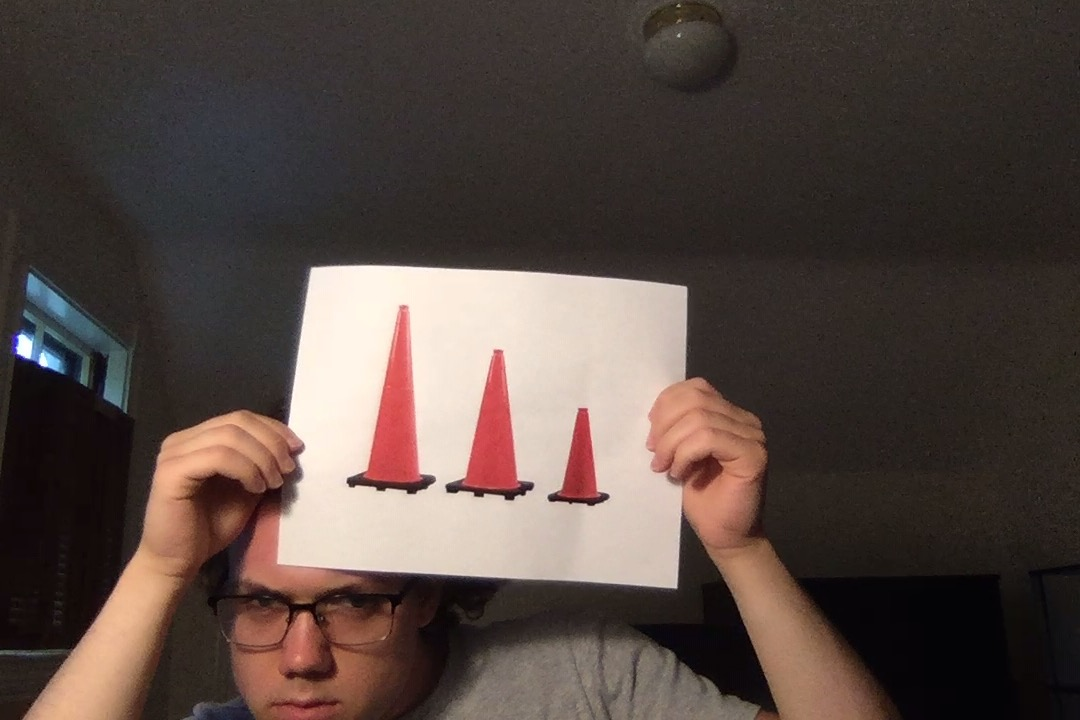
#> input picture images/10.jpg, 1080 x 720 px, found by its file name
$ python single_frame.py
#> lines starting #> are read from the running program, lines starting #| are printed output that depends on the picture; after the words box and inside, x2 and y2 are one past the last pixel; in counts of white or black regions, pixels touching at a corner belong together
import numpy as np
import cv2
import random as rng

rng.seed(12345)
# load a color image
original_img = cv2.imread('/Users/patrickutz/cs-projects/python/traffic-cone-OpenCV-detection/images/10.jpg')
#> original_img is the input picture: shape (720, 1080, 3); mean B, G, R 66, 71.6, 85.4
# color_img = cv2.imread('/Users/patrickutz/cs-projects/python/traffic-cone-OpenCV-detection/images/1.jpg')
cv2.imshow('ImageWindow', original_img)
cv2.waitKey(0)

# convert the image to HSV because easier to represent color in
# HSV as opposed to in BGR
hsv_img = cv2.cvtColor(original_img, cv2.COLOR_BGR2HSV)
#> hsv_img: shape (720, 1080, 3); mean H, S, V 33.6, 65, 86.1

# define range of orange traffic cone color in HSV
lower_orange1 = np.array([0, 135, 135])
lower_orange2 = np.array([15, 255, 255])
upper_orange1 = np.array([159, 135, 80])
upper_orange2 = np.array([179, 255, 255])

# threshold the HSV image to get only bright orange colors
imgThreshLow = cv2.inRange(hsv_img, lower_orange1, lower_orange2)
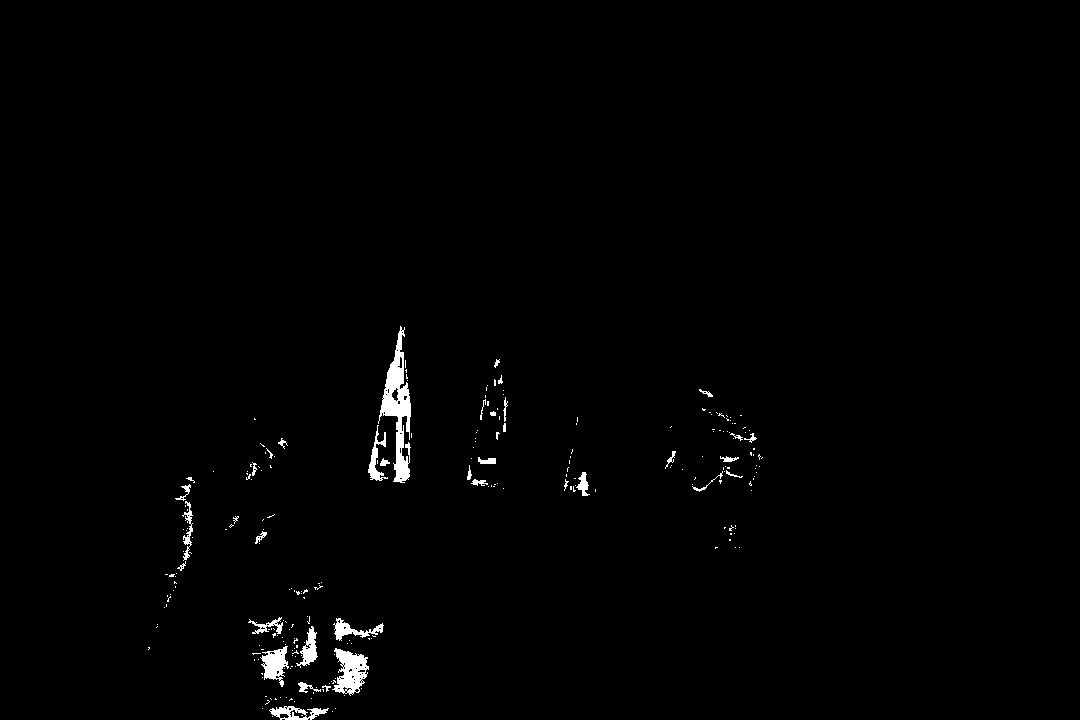
#> imgThreshLow: shape (720, 1080); 0.99% white; 253 white regions (215 under 20 px), largest, box (x1, y1, x2, y2) and area: (378, 326, 411, 483) 2054, (332, 648, 369, 696) 1006, (260, 646, 289, 687) 622
cv2.imshow('imgThreshLow', imgThreshLow)
cv2.waitKey(0)
imgThreshHigh = cv2.inRange(hsv_img, upper_orange1, upper_orange2)
#> imgThreshHigh: shape (720, 1080); 0.9% white; 37 white regions (27 under 20 px), largest, box (x1, y1, x2, y2) and area: (466, 356, 521, 491) 3402, (560, 409, 598, 500) 1638, (375, 413, 398, 483) 1057
cv2.imshow('imgThreshHigh', imgThreshHigh)
cv2.waitKey(0)

# Bitwise-OR low and high threshes
threshed_img = cv2.bitwise_or(imgThreshLow, imgThreshHigh)
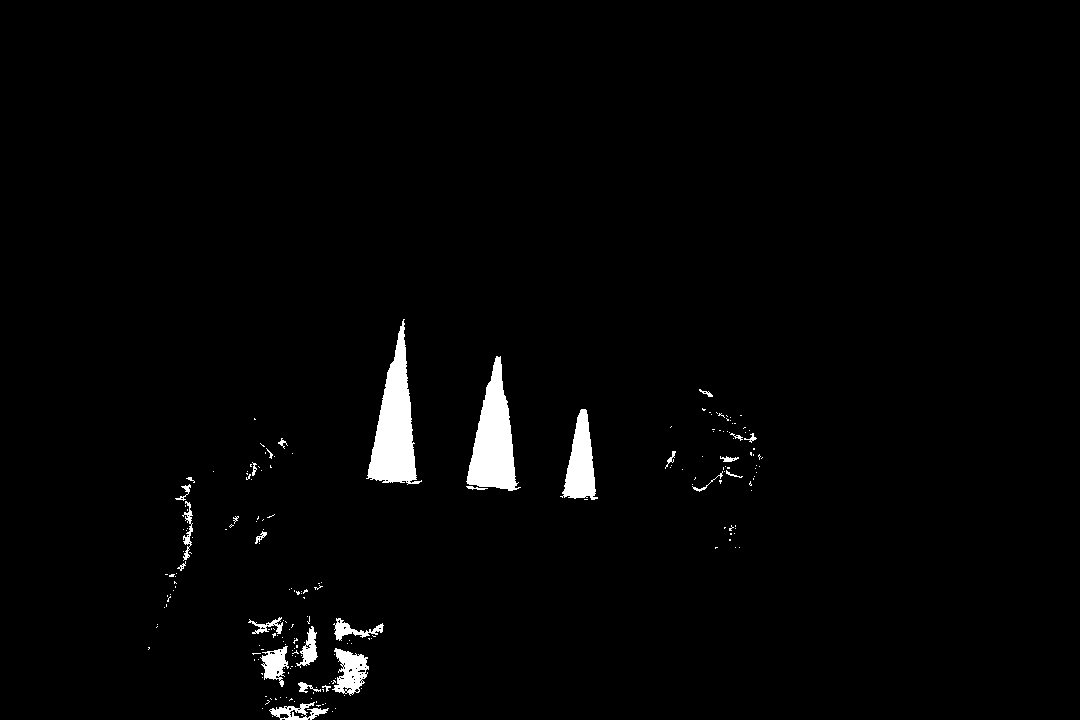
#> threshed_img: shape (720, 1080); 1.9% white; 212 white regions (184 under 20 px), largest, box (x1, y1, x2, y2) and area: (366, 319, 422, 485) 4318, (466, 356, 521, 491) 3858, (560, 409, 598, 500) 1875
cv2.imshow('threshed_img', threshed_img)
cv2.waitKey(0)

# smooth the image with erosion, dialation, and smooth gaussian
# first create a kernel with standard size of 5x5 pixels
kernel = np.ones((5,5),np.uint8)

# get rid of small artifacts by eroding first and then dialating
threshed_img_smooth = cv2.erode(threshed_img, kernel, iterations = 3)
#> threshed_img_smooth: shape (720, 1080); 0.58% white; 4 white regions (1 under 20 px), largest, box (x1, y1, x2, y2) and area: (375, 367, 409, 476) 2022, (474, 387, 509, 483) 1883, (571, 429, 589, 492) 568
threshed_img_smooth = cv2.dilate(threshed_img_smooth, kernel, iterations = 2)
#> threshed_img_smooth: shape (720, 1080); 0.98% white; 4 white regions, box (x1, y1, x2, y2) and area: (371, 363, 413, 480) 3230, (470, 383, 513, 487) 2995, (567, 425, 593, 496) 1280, (269, 656, 281, 669) 151

# account for cones with reflective tape by dialating first to bridge the gap between one orange edge
# and another and then erode to bring the traffic cone back to standard size
smoothed_img = cv2.dilate(threshed_img_smooth, kernel, iterations = 8)
#> smoothed_img: shape (720, 1080); 3.3% white; 4 white regions, box (x1, y1, x2, y2) and area: (355, 347, 429, 496) 9342, (454, 367, 529, 503) 8723, (551, 409, 609, 512) 5408, (253, 640, 297, 685) 1975
smoothed_img = cv2.erode(smoothed_img, kernel, iterations = 7)
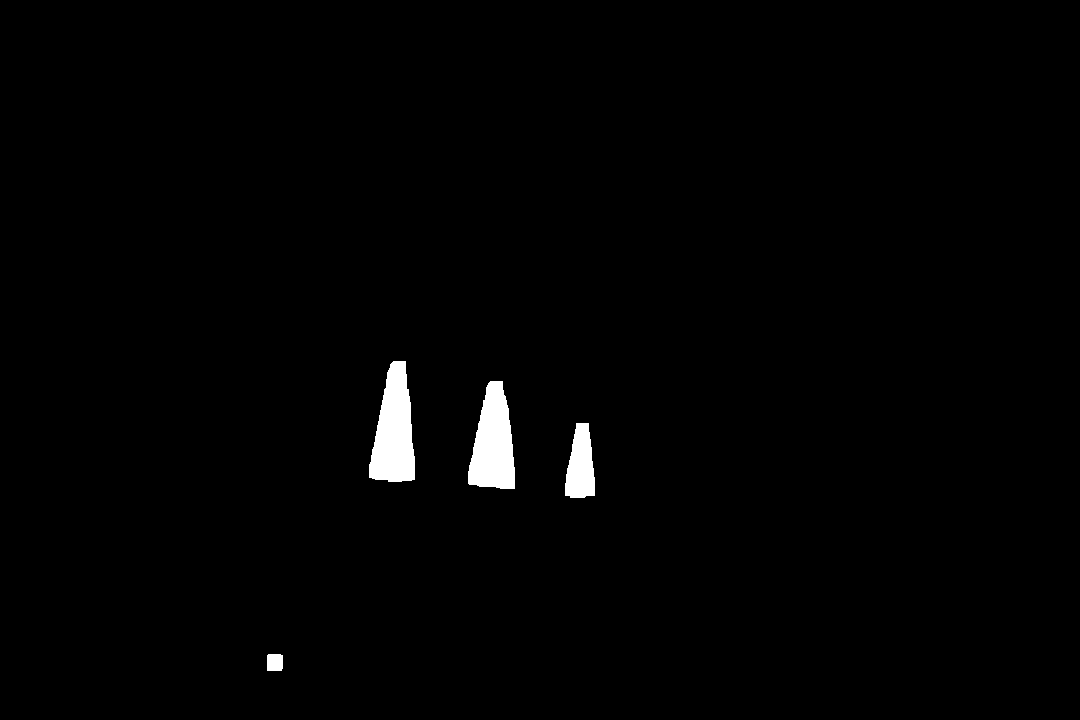
#> smoothed_img: shape (720, 1080); 1.2% white; 4 white regions, box (x1, y1, x2, y2) and area: (369, 361, 415, 482) 3882, (468, 381, 515, 489) 3599, (565, 423, 595, 498) 1684, (267, 654, 283, 671) 267

edges_img = cv2.Canny(smoothed_img, 100, 200)
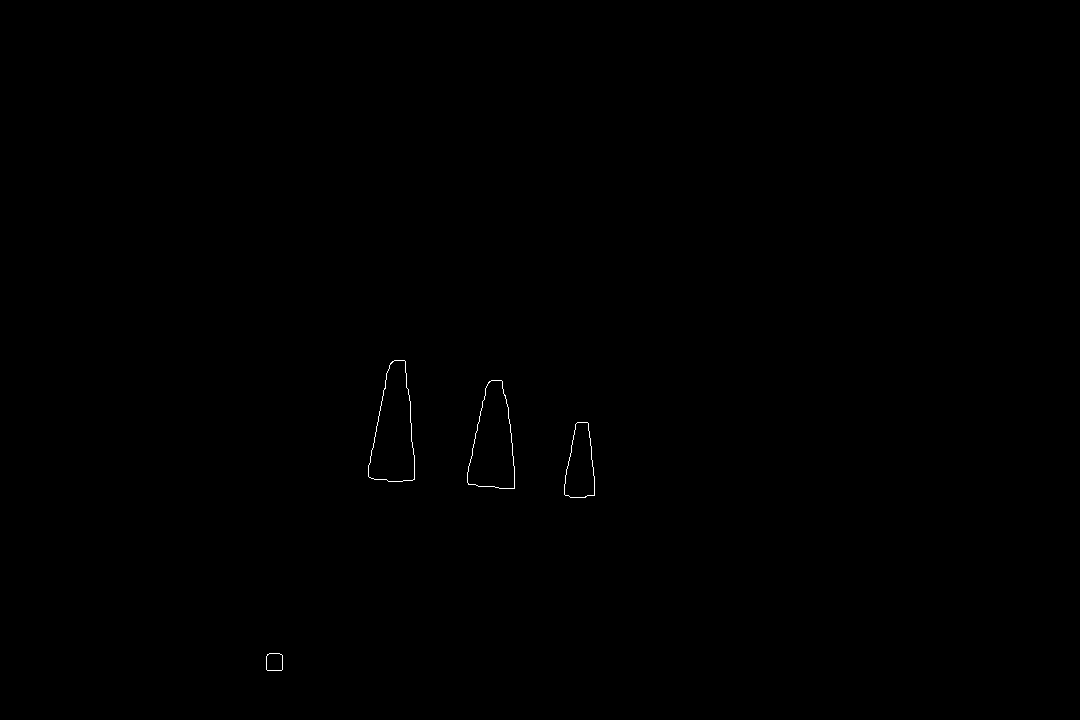
#> edges_img: shape (720, 1080); 0.1% white in thin lines or dots, all inside (x1, y1, x2, y2) = (266, 360, 595, 671)
cv2.imshow('edges_img', edges_img)
cv2.waitKey(0)

contours, hierarchy = cv2.findContours(edges_img, cv2.RETR_TREE, cv2.CHAIN_APPROX_SIMPLE)
#> contours = 8 contours; box (x1, y1, x2, y2) and area: (368, 360, 415, 482) 3854, (368, 360, 415, 482) 3850, (467, 380, 515, 489) 3574, (467, 380, 515, 489) 3570, (564, 422, 595, 498) 1670, (564, 422, 595, 498) 1669, (266, 653, 283, 671) 264, (266, 653, 283, 671) 264

coordinates = []
color1 = (rng.randint(0,256), rng.randint(0,256), rng.randint(0,256))
tmp_obj = original_img

# Write some Text

font = cv2.FONT_HERSHEY_SIMPLEX
fontScale = 2
fontColor = (0, 0, 255)
lineType = 2

for cnt in contours:
    boundingRect = cv2.boundingRect(cnt)
    approx = cv2.approxPolyDP(cnt, 0.07 * cv2.arcLength(cnt, True), True)
    if len(approx) == 3:
        x, y, w, h = cv2.boundingRect(approx)
        rect = (x, y, w, h)
        cv2.rectangle(tmp_obj, (x, y), (x+w, y+h), (0, 255, 0), 3)
        bottomLeftCornerOfText = (x, y)
        cv2.putText(tmp_obj,'traffic_cone',
            bottomLeftCornerOfText,
            font,
            fontScale,
            fontColor,
            lineType)
#> this loop made 8 passes
#> (boundingRect, approx, x, y, w, h) on passes 3, 4, 6, 7, 8: ((564, 422, 31, 76), [[577, 422], [564, 494], [585, 497]], 564, 422, 22, 76), ((564, 422, 31, 76), [[577, 422], [584, 497], [564, 494]], 564, 422, 21, 76), ((467, 380, 48, 109), [[491, 380], [513, 488], [467, 482]], 467, 380, 47, 109), ((368, 360, 47, 122), [[394, 360], [368, 476], [412, 480]], 368, 360, 45, 121), ((368, 360, 47, 122), [[394, 360], [412, 480], [368, 476]], 368, 360, 45, 121)
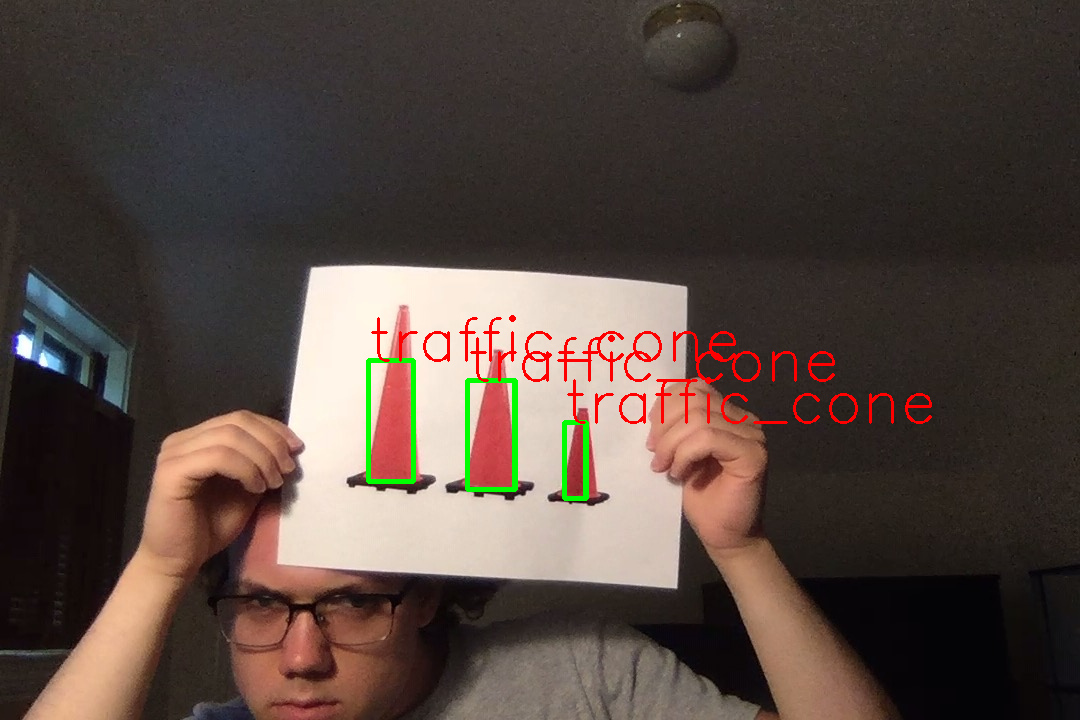
#> tmp_obj: shape (720, 1080, 3); 1.46% of pixels changed, all inside (x1, y1, x2, y2) = (366, 315, 932, 501)

cv2.imshow('Triangle extract', tmp_obj)
cv2.waitKey(0)


# [21 lines of commented-out code are left out]

$ run again, with images/1.jpg copied over images/10.jpg
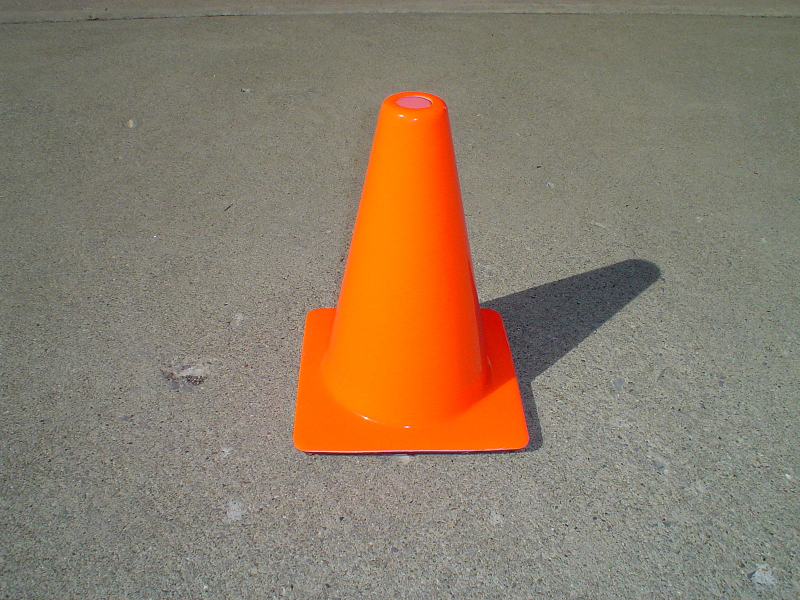
#> input picture images/1.jpg, 1600 x 1200 px, found by its file name (shown at 1/2 size)
#> original_img is the input picture: shape (1200, 1600, 3); mean B, G, R 104.3, 124, 141.1
#> hsv_img: shape (1200, 1600, 3); mean H, S, V 33.5, 52, 142.8
#> `imgThreshLow = cv2.inRange(hsv_img, lower_orange1, lower_orange2)`:
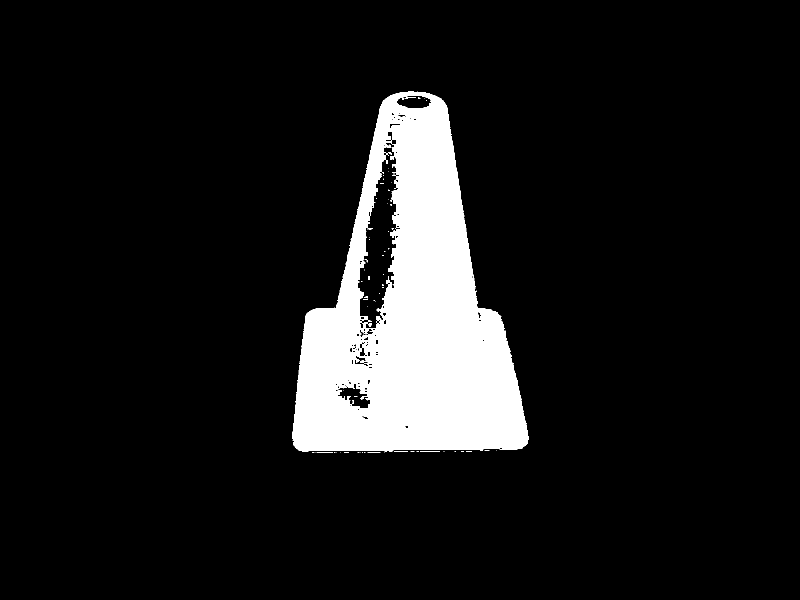
#> imgThreshLow: shape (1200, 1600) (shown at 1/2 size); 9.9% white; 74 white regions (63 under 20 px), largest, box (x1, y1, x2, y2) and area: (584, 183, 1057, 904) 189941, (840, 902, 880, 903) 40, (633, 904, 666, 905) 33
#> imgThreshHigh: shape (1200, 1600); 0.12% white in thin lines or dots, all inside (x1, y1, x2, y2) = (609, 183, 1059, 909)
#> threshed_img: shape (1200, 1600); 10% white; 64 white regions (55 under 20 px), largest, box (x1, y1, x2, y2) and area: (584, 183, 1059, 906) 191385, (633, 902, 848, 909) 666, (840, 902, 931, 907) 222
#> edges_img: shape (1200, 1600); 0.17% white in thin lines or dots, all inside (x1, y1, x2, y2) = (584, 185, 1058, 902)
#> contours = 8 contours; box (x1, y1, x2, y2) and area: (584, 185, 1058, 902) 209018, (584, 185, 1058, 902) 208982, (717, 330, 795, 668) 16682, (717, 330, 795, 668) 16676, (683, 767, 736, 812) 1980, (683, 767, 736, 812) 1979, (703, 688, 734, 728) 1167, (703, 688, 734, 728) 1166
#> the loop `for cnt in contours:` made 8 passes
#> (boundingRect, approx, x, y, w, h) on passes 1 to 2: ((584, 185, 474, 717), [[786, 188], [587, 890], [1044, 897]], 587, 188, 458, 710), ((584, 185, 474, 717), [[786, 188], [1041, 898], [587, 890]], 587, 188, 455, 711)
#> after the loop `for cnt in contours:`:
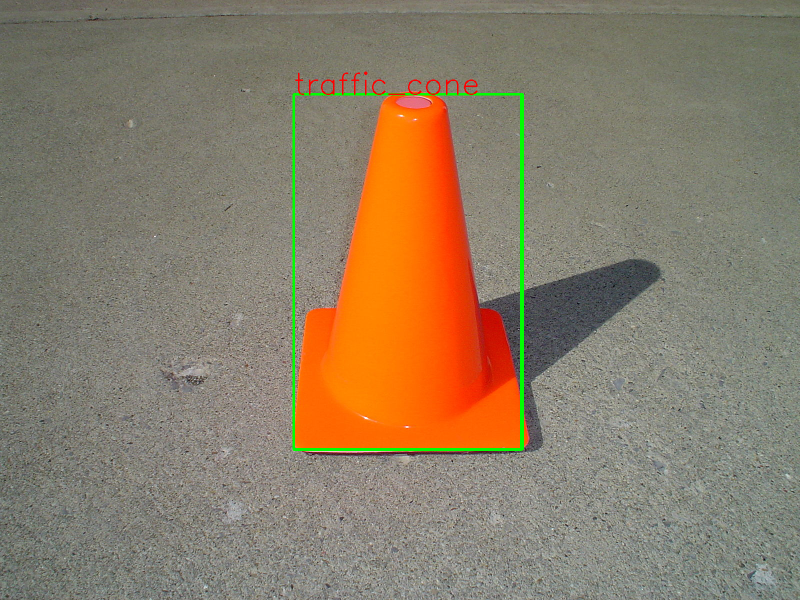
#> tmp_obj: shape (1200, 1600, 3) (shown at 1/2 size); 0.85% of pixels changed, all inside (x1, y1, x2, y2) = (585, 143, 1048, 902)
